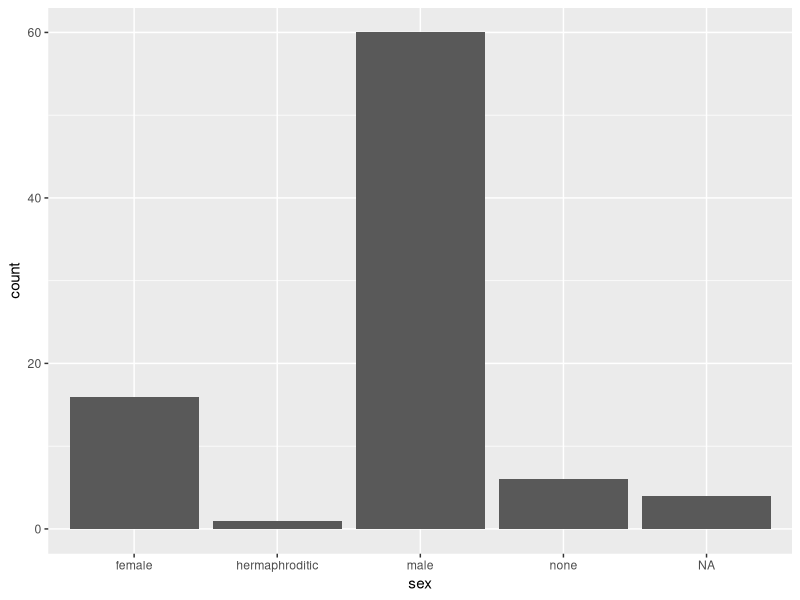
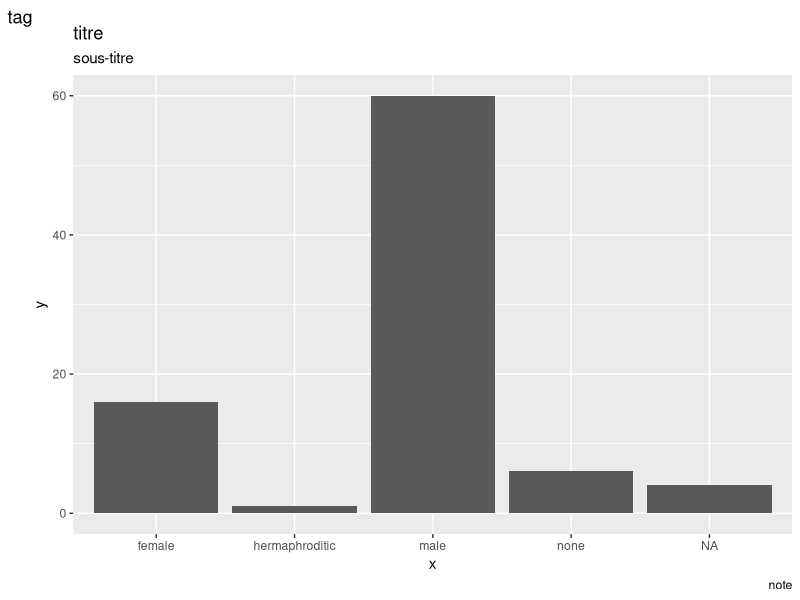
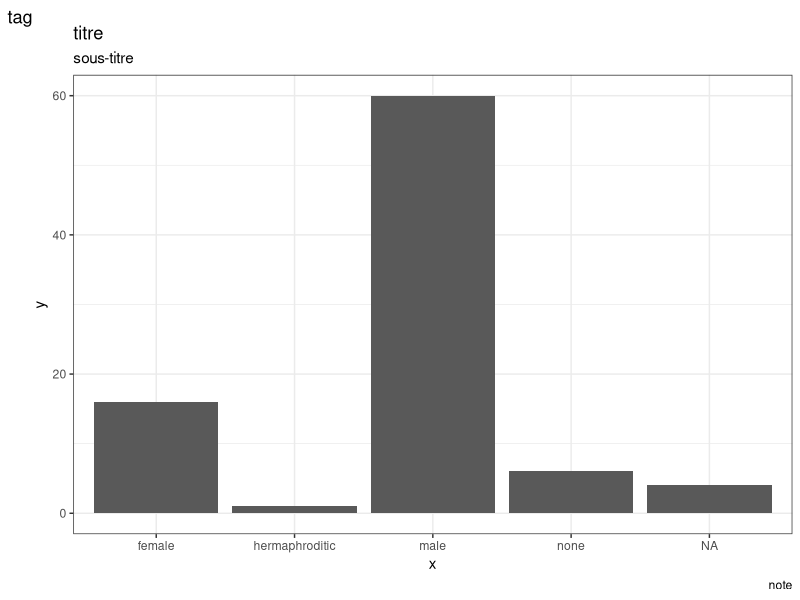
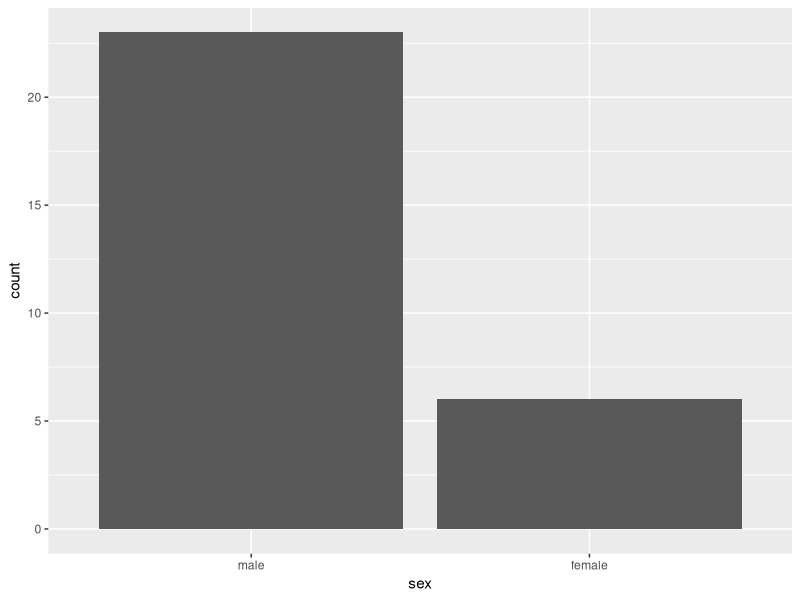
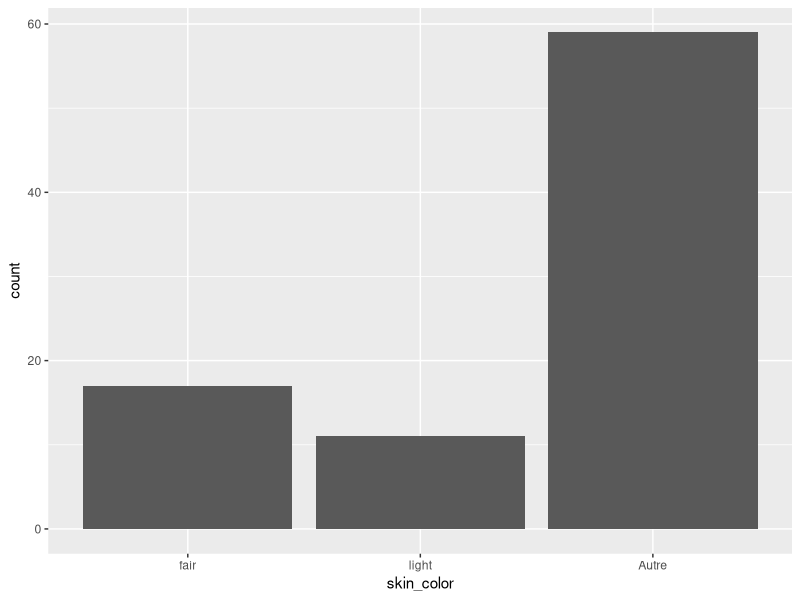
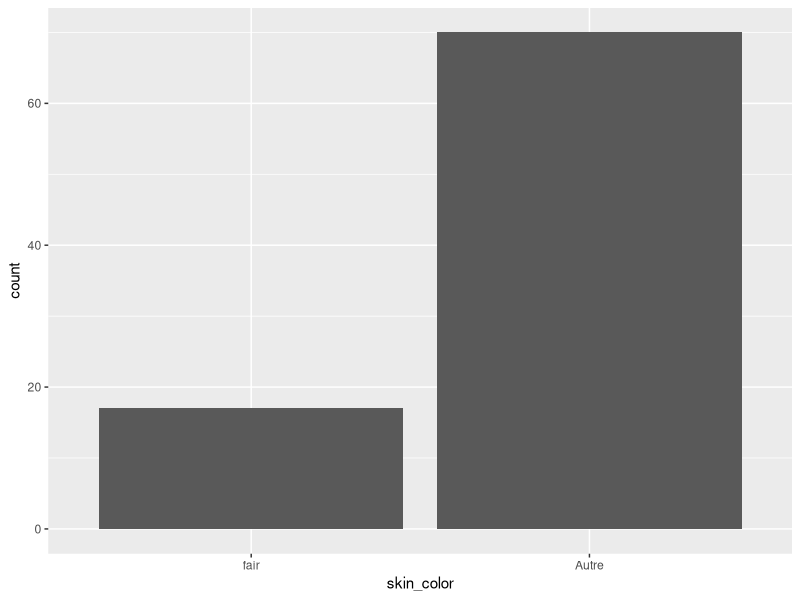
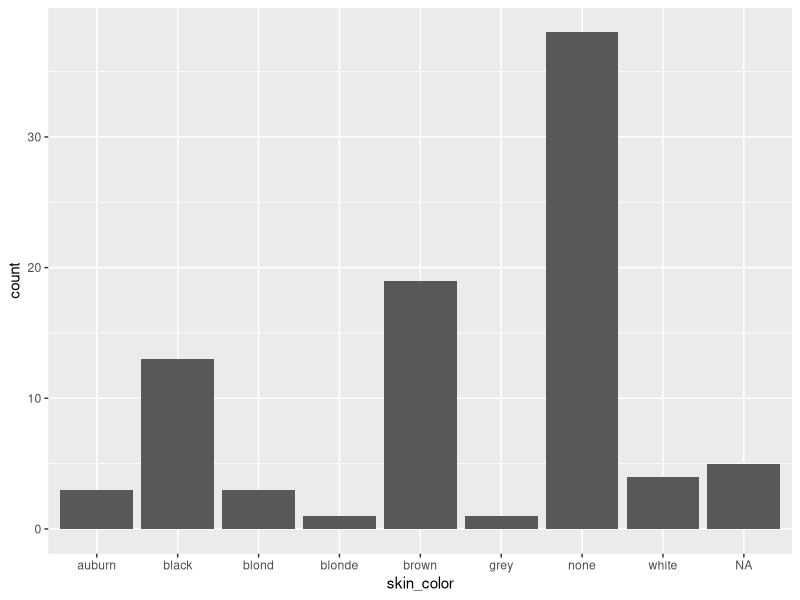

Source code (R) for these figures, in order:
## ---- chunk 1
library(tidyverse)
## ---- chunk 2
library(dplyr)
library(ggplot2)
library(tidyr)
# etc.
## ---- chunk 3
starwars
## ---- chunk 4
library(dplyr)
## ---- chunk 5
dim(starwars)

starwars %>% 
  dim()

starwars %>% # Autocomplétion
  select(height, mass, skin_color)
## ---- chunk 6
# Exemple 1
starwars %>% 
  select(nom = name, height, mass) # Chiffre

# Exemple 2
starwars %>% 
  select(var = name:mass)
## ---- chunk 7
# Exemple 1
starwars %>% 
  select(ends_with("color"), name) # favoris matches

# Exemple 2
starwars %>% 
  select(last_col(), name, everything()) # autre colonne

# Exemple 3
starwars %>% 
  select(where(is.numeric))

# Exemple 4
starwars %>% 
  select(where(~ is.numeric(.x) && mean(.x, na.rm = TRUE) > 90))
## ---- chunk 8
# Exemple 1
starwars %>% 
  filter(height > 150 & eye_color == "black")
## ---- chunk 9
# Exemple 2
starwars %>% 
  filter(hair_color %in% c("grey", "blond"))
## ---- chunk 10
# Exemple 3
starwars %>% 
  filter(between(mass, 80,100))
## ---- chunk 11
# Exemple 4 (exemple avec count)
starwars %>%
  select(species, gender, mass) %>% 
  group_by(species) %>% 
  filter(n()>1) %>% 
  count()
## ---- chunk 12
# Exemple 1
starwars %>% 
  arrange(desc(name))# desc | -

# Exemple 2
starwars %>% 
  select(gender, name, mass) %>% 
  # group_by(gender) %>%
  arrange(gender, name) # Activer .by_group
## ---- chunk 13
# Exemple 1
starwars %>% 
  mutate(un = 1, .after = name) # Donner un nom, remplacer
  # select(last_col())
## ---- chunk 14
# Exemple 2
starwars %>% 
  mutate(imc = mass/(height/100)^2,
         un = 1,
         .before = name) # plusieurs
## ---- chunk 15
# Exemple 3
starwars %>% 
  transmute(taille = ifelse(height > 180, "Grand", "Petit"),
            name) # transmute / .before / .after
## ---- chunk 16
# Exemple 4
starwars %>% 
  group_by(species) %>% 
  mutate(taille = mean(height, na.rm = TRUE)) %>% 
  select(species, taille)
## ---- chunk 17
# Exemple 1
starwars %>% 
  group_by(gender) %>% 
  transmute(taille = mean(height, na.rm = TRUE)) # Ajouter group_by | plusieures variables
## ---- chunk 18
# Exemple 1
starwars %>% 
  count(gender, sex, sort = TRUE, name = "comptage") # sort | plusieurs variables | name

## ---- chunk 19
# Exemple 2
starwars %>% 
  count(round(birth_year, -1)) # exemple sans arrondi
## ---- chunk 20
library(ggplot2)
## ---- chunk 21
starwars %>% # présenter un autre geom
  ggplot(aes(sex)) +
  geom_bar() 
## ---- chunk 22
starwars %>% # présenter un autre geom
  ggplot(aes(sex)) +
  geom_bar() +
  labs(title = "titre",
       subtitle = "sous-titre",
       caption = "note",
       tag = "tag",
       x = "x",
       y = "y")
## ---- chunk 23
starwars %>% # présenter un autre geom
  ggplot(aes(sex)) +
  geom_bar() +
  labs(title = "titre",
       subtitle = "sous-titre",
       caption = "note",
       tag = "tag",
       x = "x",
       y = "y") +
  theme_bw()
## ---- chunk 24
library(tidyr)
## ---- chunk 25
# Anciennement
starwars %>% 
  gather("type", "valeur", height, mass) %>% 
  select(name, type, valeur) %>% 
  arrange(name)

# Maintenant
starwars %>% 
  pivot_longer(cols = c(height,mass),
               names_to = "type",
               values_to = "valeur") %>% 
  select(name, type, valeur) %>% 
  arrange(name)
## ---- chunk 26
# Ancien
txhousing %>% 
  filter(month == 1) %>% 
  select(city, year, sales) %>% 
  spread(year, sales)

# Maintenant
txhousing %>% 
  filter(month == 1) %>% 
  select(city, year, sales) %>% 
  pivot_wider(names_from = year,
              values_from = sales)
## ---- chunk 27
# Exemple 1
starwars %>% 
  separate(col = name,
           into = c("name", "surname"),
           sep = "\\s") # sep | regex
## ---- chunk 28
starwars %>% 
  unite("test", sex, gender, sep = " ") # sep
## ---- chunk 29
library(purrr)
## ---- chunk 30
# Exemple 1
liste_tableaux <- list.files(path = "exemple_ purrr/",
           pattern = ".csv", full.names = TRUE)

data <- map_dfr(liste_tableaux, read.csv2) # map_dfr

data

# Exemple 2
starwars %>% 
  group_by(sex) %>% 
  nest() %>% 
  mutate(regression = map(data, ~ lm(mass ~ height, .)),
         bic = map(regression, BIC)) %>% 
  unnest(bic)
## ---- chunk 31
library(stringr)
## ---- chunk 32
# Exemple 1
starwars %>% 
  mutate(skywalker = str_detect(name, "Skywalker"), # R2-D2
         .after = name)

# Exemple 2
starwars %>% 
  filter(str_detect(hair_color, "grey"))
## ---- chunk 33
# Exemple 1
starwars %>% 
  mutate(hair = str_extract(hair_color, "[a-z]+"),
         .after = hair_color) %>% 
  select(-mass)
## ---- chunk 34
# Exemple 1
starwars %>% 
  mutate(prenom = str_remove_all(name, "\\s\\w+"),
         .after = name)

# Exemple 2
starwars %>% 
  mutate(hair = str_remove_all(hair_color, "(brown|grey)(\\s|\\,)?"), # remove_all
         .after = hair_color) %>% 
  select(-mass)
## ---- chunk 35
# Exemple 1
starwars %>% 
  mutate(hair = str_replace(hair_color, "brown", "black"), # replace_all
         .after = hair_color) %>% 
  select(-mass)

# Exemple 2
starwars %>% 
  mutate(prenom = str_replace(name, "(\\w+)\\s?\\w+", "\\1 Stars"),
         .after = name)
## ---- chunk 36
# Exemple 1
starwars %>% 
  mutate(long = str_length(name),
         .after = name)
## ---- chunk 37
starwars <- 
  starwars %>% 
  mutate(sex = factor(sex))
  

levels(starwars$sex)
## ---- chunk 38
library(ggplot2)
## ---- chunk 39
# Exemple 1
fct_infreq(starwars$sex) %>% 
  levels()

# Exemple 2
starwars %>% 
  drop_na() %>% 
  mutate(sex = fct_infreq(sex, mass)) %>%
  ggplot(aes(sex)) + 
  geom_bar()
## ---- chunk 40
# Exemple 1
starwars %>% 
  mutate(skin_color = fct_lump(skin_color, 2, 
                               other_level = "Autre")) %>%
  ggplot(aes(skin_color)) +
  geom_bar()

# Exemple 2
starwars %>% 
  mutate(skin_color = fct_lump(skin_color,
                               prop = 0.15,
                               other_level = "Autre")) %>%
  ggplot(aes(skin_color)) +
  geom_bar()
## ---- chunk 41
# Exemple 1
starwars %>% 
  mutate(skin_color = fct_collapse(hair_color,
                                   auburn = c("auburn",
                                         "auburn, grey",
                                         "auburn, white"),
                                   brown = c("brown",
                                         "brown, grey"))) %>%
  ggplot(aes(skin_color)) + # other_levels
  geom_bar()
